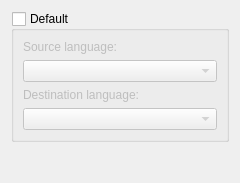
<?xml version="1.0" encoding="UTF-8"?>
<ui version="4.0">
 <class>ConfigDialog</class>
 <widget class="QDialog" name="ConfigDialog">
  <property name="geometry">
   <rect>
    <x>0</x>
    <y>0</y>
    <width>240</width>
    <height>183</height>
   </rect>
  </property>
  <property name="windowTitle">
   <string>Configuration</string>
  </property>
  <layout class="QVBoxLayout" name="verticalLayout">
   <item>
    <widget class="QGroupBox" name="groupBox">
     <property name="title">
      <string>Default</string>
     </property>
     <property name="checkable">
      <bool>true</bool>
     </property>
     <property name="checked">
      <bool>false</bool>
     </property>
     <layout class="QVBoxLayout" name="verticalLayout_2">
      <item>
       <widget class="QLabel" name="label">
        <property name="text">
         <string>Source language:</string>
        </property>
       </widget>
      </item>
      <item>
       <widget class="QComboBox" name="comboBox_LangSrc"/>
      </item>
      <item>
       <widget class="QLabel" name="label_2">
        <property name="text">
         <string>Destination language:</string>
        </property>
       </widget>
      </item>
      <item>
       <widget class="QComboBox" name="comboBox_LangDest"/>
      </item>
     </layout>
    </widget>
   </item>
   <item>
    <spacer name="verticalSpacer">
     <property name="orientation">
      <enum>Qt::Vertical</enum>
     </property>
     <property name="sizeHint" stdset="0">
      <size>
       <width>20</width>
       <height>40</height>
      </size>
     </property>
    </spacer>
   </item>
  </layout>
 </widget>
 <resources/>
 <connections/>
</ui>
